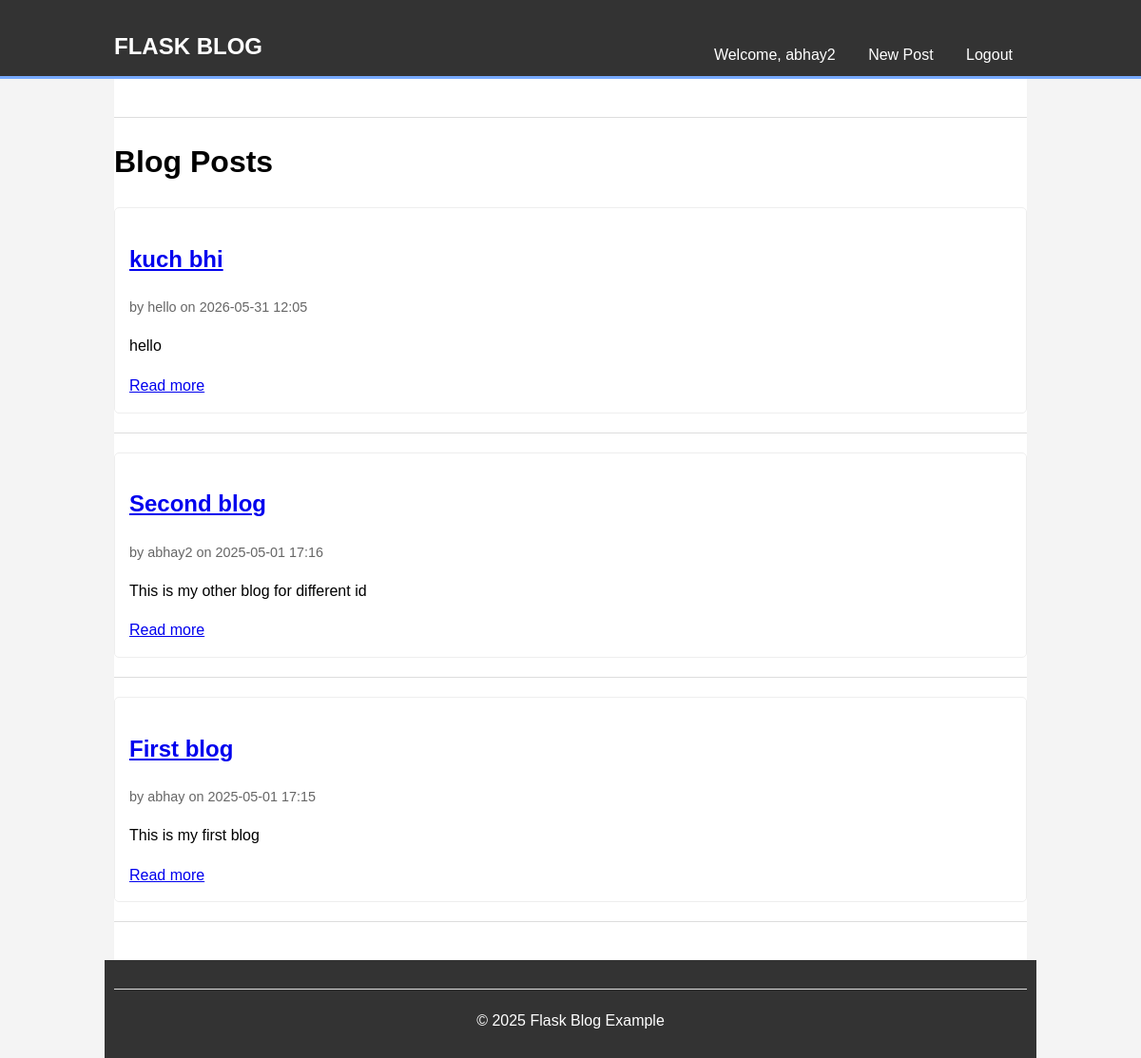
The app's page / (signed in) with its own data.
### models.py (models this page shows, shortened)
class User(db.Model, UserMixin):
    id = db.Column(db.Integer, primary_key=True)
    username = db.Column(db.String(100), unique=True, nullable=False, index=True) # Added index
    password_hash = db.Column(db.String(256), nullable=False) # Store hash, not raw password
    posts = db.relationship('Post', back_populates='author', lazy='dynamic', cascade='all, delete-orphan')
    comments = db.relationship('Comment', back_populates='user', lazy='dynamic', cascade='all, delete-orphan')

class Post(db.Model):
    id = db.Column(db.Integer, primary_key=True)
    title = db.Column(db.String(120), nullable=False)
    content = db.Column(db.Text, nullable=False)
    date_posted = db.Column(db.DateTime, nullable=False, default=lambda: datetime.now(timezone.utc), index=True)
    author_id = db.Column(db.Integer, db.ForeignKey('user.id'), nullable=False)
    author = db.relationship('User', back_populates='posts')
    comments = db.relationship('Comment', back_populates='post', lazy='dynamic', cascade='all, delete-orphan')

### main.py (the view)
@app.route('/')
def index():
    posts = db.session.scalars(db.select(Post).order_by(Post.date_posted.desc())).all()
    return render_template('index.html', posts=posts, title="Home")

### main.py (called while the page is built)
@login_manager.user_loader
def load_user(user_id):
    return db.session.get(User, int(user_id))

### templates/index.html (shortened to what this page needs)
{% extends "base.html" %}
{% block content %}
    <h1>Blog Posts</h1>
    {% if posts %}
        {% for post in posts %}
        <article class="post-summary">
            <h2><a href="{{ url_for('view_post', post_id=post.id) }}">{{ post.title }}</a></h2>
            <p class="post-meta">by {{ post.author.username }} on {{ post.date_posted.strftime('%Y-%m-%d %H:%M') }}</p>
            <p>{{ post.content[:200] }}{% if post.content|length > 200 %}...{% endif %}</p>
            <a href="{{ url_for('view_post', post_id=post.id) }}">Read more</a>
        </article>
        <hr>
        {% endfor %}
    {% endif %}
{% endblock %}

### templates/base.html (shortened to what this page needs)
<!DOCTYPE html>
<html lang="en">
<head>
    <link rel="stylesheet" href="{{ url_for('static', filename='css/style.css') }}">
</head>
<body>
    <header>
      <nav class="container">
        <h1><a href="{{ url_for('index') }}" style="color:inherit; text-decoration:none;">Flask Blog</a></h1>
        <ul>
          {% if current_user.is_authenticated %}
            <li>Welcome, {{ current_user.username }}</li>
            <li><a href="{{ url_for('create_post') }}">New Post</a></li>
            <li><a href="{{ url_for('logout') }}">Logout</a></li>
          {% else %}
            <li><a href="{{ url_for('login') }}">Login</a></li>
            <li><a href="{{ url_for('register') }}">Register</a></li>
          {% endif %}
        </ul>
      </nav>
    </header>
    <main class="container">
      <hr>
      {% block content %}{% endblock %}
    </main>
    <footer class="container">
        <hr>
        <p>© 2025 Flask Blog Example</p>
    </footer>
</body>
</html>

### static/css/style.css (style rules this page uses)
body { font-family: sans-serif; line-height: 1.6; margin: 0; padding: 0; background-color: #f4f4f4; }
.container { width: 80%; margin: auto; overflow: hidden; }
header { background: #333; color: #fff; padding-top: 10px; min-height: 70px; border-bottom: #77aaff 3px solid; }
header h1 a { color: #fff; text-decoration: none; text-transform: uppercase; float: left; }
header nav ul { padding: 0; margin: 0; list-style: none; float: right; margin-top: 15px; }
header nav ul li { display: inline; padding: 0 15px; }
header nav ul li a { color: #fff; text-decoration: none; }
main { padding: 20px 0; background-color: #fff; min-height: 400px; }
footer { background: #333; color: #fff; text-align: center; padding: 10px; margin-top: 20px; }
.post-summary, .post-full, .comment { background: #fff; padding: 15px; margin-bottom: 15px; border: 1px solid #eee; border-radius: 5px; }
.post-meta, .comment p small { color: #666; font-size: 0.9em; }
hr { border: 0; height: 1px; background: #ddd; margin: 20px 0; }

### records on screen
User: username "abhay2"
Post: title "kuch bhi", author.username "hello", date_posted "2026-05-31 12:05", content "hello"
Post: title "Second blog", author.username "abhay2", date_posted "2025-05-01 17:16", content "This is my other blog for different id"
Post: title "First blog", author.username "abhay", date_posted "2025-05-01 17:15", content "This is my first blog"
